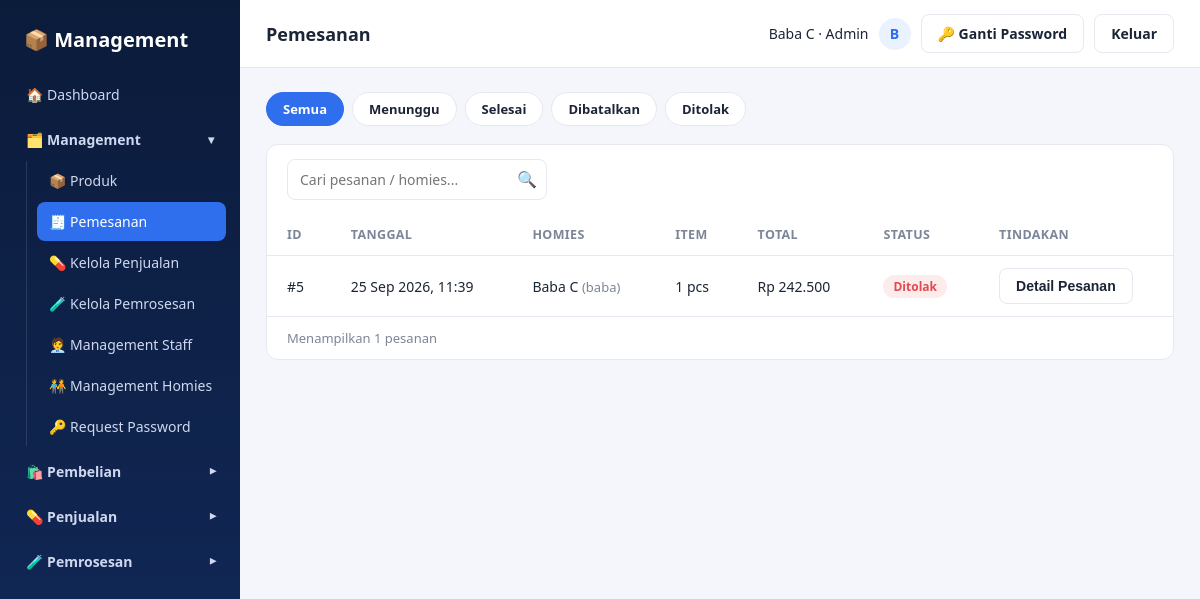
/pemesanan/pemesanan.php (signed in), run on the app's committed database.
### tables this page shows
CREATE TABLE `pesanan` (
  `id` int(11) NOT NULL,
  `user_id` int(11) NOT NULL,
  `total` decimal(14,2) NOT NULL DEFAULT '0.00',
  `catatan` varchar(255) DEFAULT NULL,
  `status` enum('menunggu','selesai','dibatalkan','ditolak') NOT NULL DEFAULT 'menunggu',
  `created_at` timestamp NOT NULL DEFAULT CURRENT_TIMESTAMP,
  `updated_at` timestamp NOT NULL DEFAULT CURRENT_TIMESTAMP ON UPDATE CURRENT_TIMESTAMP
);

CREATE TABLE `users` (
  `id` int(11) NOT NULL,
  `username` varchar(50) NOT NULL,
  `password` varchar(255) NOT NULL,
  `full_name` varchar(100) NOT NULL,
  `phone` varchar(20) DEFAULT NULL,
  `discord_id` varchar(50) DEFAULT NULL,
  `role` enum('admin','staff','homies') NOT NULL DEFAULT 'homies',
  `status` enum('aktif','nonaktif') NOT NULL DEFAULT 'aktif',
  `must_change_password` tinyint(1) NOT NULL DEFAULT '0',
  `created_at` timestamp NOT NULL DEFAULT CURRENT_TIMESTAMP
);

### includes/auth.php (called while the page is built, shortened)
<?php
function current_user() {
    return [
        'id'        => $_SESSION['user_id'] ?? null,
        'username'  => $_SESSION['username'] ?? null,
        'full_name' => $_SESSION['full_name'] ?? null,
        'role'      => $_SESSION['role'] ?? null,
    ];
}
function status_label($status) {
    switch ($status) {
        case 'menunggu':   return 'Menunggu';
        case 'selesai':    return 'Selesai';
        case 'dibatalkan': return 'Dibatalkan';
        case 'ditolak':    return 'Ditolak';
    }
}
function role_label($role) {
    switch ($role) {
        case 'admin':  return 'Admin';
    }
}
function e($str) {
    return htmlspecialchars($str ?? '', ENT_QUOTES, 'UTF-8');
}
function rupiah($angka) {
    return 'Rp ' . number_format((float)$angka, 0, ',', '.');
}

### pemesanan/pemesanan.php (the view, shortened to what this page needs)
<?php
require_once __DIR__ . '/../includes/auth.php';
$base = '../';
$page_header = 'Pemesanan';
$statusList = ['menunggu', 'selesai', 'dibatalkan', 'ditolak'];
$filter = $_GET['status'] ?? '';
if (!in_array($filter, $statusList, true)) $filter = '';
$sql = "SELECT p.*, u.full_name, u.username, u.phone
        FROM pesanan p JOIN users u ON u.id = p.user_id";
if ($filter !== '') {
    $stmt = mysqli_prepare($conn, $sql . " WHERE p.status = ? ORDER BY p.created_at DESC, p.id DESC");
    mysqli_stmt_bind_param($stmt, 's', $filter);
    mysqli_stmt_execute($stmt);
    $res = mysqli_stmt_get_result($stmt);
} else {
    $res = mysqli_query($conn, $sql . " ORDER BY FIELD(p.status,'menunggu','selesai','dibatalkan','ditolak'), p.created_at DESC, p.id DESC");
}
$orders = [];
while ($row = mysqli_fetch_assoc($res)) {
    $st = mysqli_prepare($conn, "SELECT nama_produk, harga, qty, subtotal FROM pesanan_item WHERE pesanan_id = ? ORDER BY id ASC");
    $oid = (int)$row['id'];
    mysqli_stmt_bind_param($st, 'i', $oid);
    mysqli_stmt_execute($st);
    $rItems = mysqli_stmt_get_result($st);
    $items = [];
    while ($it = mysqli_fetch_assoc($rItems)) {
        $items[] = [
            'nama'     => $it['nama_produk'],
            'harga'    => rupiah($it['harga']),
            'qty'      => (int)$it['qty'],
            'subtotal' => rupiah($it['subtotal']),
        ];
    }
    $row['items'] = $items;
    $orders[] = $row;
}
include __DIR__ . '/../includes/header.php';
?>
<div class="chip-row">
    <a class="chip <?= $filter === '' ? 'active' : '' ?>" href="pemesanan.php">Semua</a>
    <?php foreach ($statusList as $s): ?>
        <a class="chip <?= $filter === $s ? 'active' : '' ?>" href="pemesanan.php?status=<?= e($s) ?>"><?= e(status_label($s)) ?></a>
    <?php endforeach; ?>
</div>
<div class="panel">
    <div class="panel-toolbar">
        <div class="search-box">
            <input type="text" placeholder="Cari pesanan / homies..." data-table-search="#pemesananTable">
            <span class="icon">🔍</span>
        </div>
    </div>
    <table class="data-table" id="pemesananTable">
        <thead>
            <tr>
                <th>ID</th>
                <th>Tanggal</th>
                <th>Homies</th>
                <th>Item</th>
                <th>Total</th>
                <th>Status</th>
                <th>Tindakan</th>
            </tr>
        </thead>
        <tbody>
            <?php if (empty($orders)): ?>
                <tr><td colspan="7" style="text-align:center; color:var(--text-muted);">Belum ada pesanan.</td></tr>
            <?php else: foreach ($orders as $o):
                $detail = [
                    'id'       => (int)$o['id'],
                    'tanggal'  => date('d M Y, H:i', strtotime($o['created_at'])),
                    'homies'   => $o['full_name'],
                    'username' => $o['username'],
                    'phone'    => $o['phone'] ?: '-',
                    'catatan'  => $o['catatan'] ?: '',
                    'status'   => $o['status'],
                    'status_label' => status_label($o['status']),
                    'total'    => rupiah($o['total']),
                    'items'    => $o['items'],
                ];
            ?>
                <tr>
                    <td>#<?= (int)$o['id'] ?></td>
                    <td><?= e(date('d M Y, H:i', strtotime($o['created_at']))) ?></td>
                    <td><?= e($o['full_name']) ?> <span class="muted">(<?= e($o['username']) ?>)</span></td>
                    <td><?= array_sum(array_column($o['items'], 'qty')) ?> pcs</td>
                    <td><?= rupiah($o['total']) ?></td>
                    <td><span class="badge badge-<?= e($o['status']) ?>"><?= e(status_label($o['status'])) ?></span></td>
                    <td>
                        <button type="button" class="btn btn-outline" data-order-detail="<?= e(json_encode($detail, JSON_UNESCAPED_UNICODE)) ?>">Detail Pesanan</button>
                    </td>
                </tr>
            <?php endforeach; endif; ?>
        </tbody>
    </table>
    <div class="table-footer">Menampilkan <?= count($orders) ?> pesanan</div>
</div>
<?php include __DIR__ . '/../includes/footer.php'; ?>

### includes/header.php (shortened to what this page needs)
<?php
$me = current_user();
?>
<!DOCTYPE html>
<html lang="id">
<head>
<link rel="stylesheet" href="<?= e($base) ?>assets/css/style.css">
</head>
<body>
<div class="app-shell">
    <?php include __DIR__ . '/sidebar.php'; ?>
    <div class="main-area">
        <div class="topbar">
            <div class="page-title"><?= e($page_header ?? '') ?></div>
            <div class="user-chip">
                <span class="user-info"><?= e($me['full_name']) ?> · <?= e(role_label($me['role'])) ?></span>
                <div class="avatar"><?= e(strtoupper(substr($me['full_name'] ?? '?', 0, 1))) ?></div>
                <a class="btn btn-outline user-action" href="<?= e($base) ?>ganti_password.php">🔑 Ganti Password</a>
                <a class="btn btn-outline user-action" href="<?= e($base) ?>logout.php">Keluar</a>
            </div>
        </div>
        <div class="content">

### assets/css/style.css (style rules this page uses)
:root { --navy-900: #0b1b3a; --navy-800: #122a5c; --blue-600: #2f6fed; --blue-50: #eaf1ff; --green-600: #2fb344; --green-700: #259238; --red-600: #e5484d; --text-main: #1c2536; --text-muted: #7c8698; --border: #e6e9f0; --bg-app: #f4f6fb; --white: #ffffff; --radius: 12px; }
* { box-sizing: border-box; }
body { margin: 0; font-family: 'Segoe UI', Roboto, Helvetica, Arial, sans-serif; background: var(--bg-app); color: var(--text-main); }
a { text-decoration: none; color: inherit; }
.app-shell { display: flex; min-height: 100vh; }
.main-area { flex: 1; min-width: 0; display: flex; flex-direction: column; }
.topbar { background: var(--white); border-bottom: 1px solid var(--border); padding: 14px 26px; display: flex; align-items: center; justify-content: space-between; }
.topbar .page-title { font-size: 18px; font-weight: 700; }
.topbar .user-chip { display: flex; align-items: center; gap: 10px; font-size: 14px; }
.topbar .user-chip .avatar { width: 32px; height: 32px; border-radius: 50%; background: var(--blue-50); color: var(--blue-600); display: flex; align-items: center; justify-content: center; font-weight: 700; }
.content { padding: 24px 26px; flex: 1; }
.panel { background: var(--white); border: 1px solid var(--border); border-radius: var(--radius); margin-bottom: 20px; }
.panel-toolbar { padding: 14px 20px; display: flex; align-items: center; justify-content: space-between; gap: 12px; flex-wrap: wrap; }
.search-box { position: relative; width: 260px; max-width: 100%; }
.search-box input { width: 100%; padding: 9px 34px 9px 12px; border: 1px solid var(--border); border-radius: 8px; font-size: 14px; }
.search-box .icon { position: absolute; right: 10px; top: 9px; color: var(--text-muted); }
.btn { display: inline-flex; align-items: center; gap: 6px; padding: 9px 16px; border-radius: 8px; border: none; font-size: 14px; font-weight: 600; cursor: pointer; }
.btn-outline { background: #fff; border: 1px solid var(--border); color: var(--text-main); }
table.data-table { width: 100%; border-collapse: collapse; }
table.data-table th, table.data-table td { padding: 12px 20px; text-align: left; font-size: 14px; border-bottom: 1px solid var(--border); }
table.data-table th { color: var(--text-muted); font-weight: 600; font-size: 12.5px; text-transform: uppercase; letter-spacing: 0.03em; }
.table-footer { padding: 12px 20px; font-size: 13px; color: var(--text-muted); }
.badge { display: inline-block; padding: 3px 10px; border-radius: 999px; font-size: 12px; font-weight: 600; }
input[type=text], input[type=number], input[type=password], input[type=tel], select { padding: 10px 12px; border: 1px solid var(--border); border-radius: 8px; font-size: 14px; width: 100%; font-family: inherit; }
.muted { color: var(--text-muted); font-size: 13px; }
.chip-row { display: flex; gap: 8px; flex-wrap: wrap; margin-bottom: 18px; }
.chip { padding: 7px 16px; border-radius: 999px; font-size: 13px; font-weight: 600; background: #fff; border: 1px solid var(--border); color: var(--text-main); }
.chip.active { background: var(--blue-600); border-color: var(--blue-600); color: #fff; }
.badge-ditolak { background: #fdecec; color: var(--red-600); }
.topbar .page-title { min-width: 0; overflow: hidden; text-overflow: ellipsis; white-space: nowrap; }
.topbar .user-chip { flex-shrink: 0; }

### data on the page
pesanan: user.full_name "Baba C", user.full_name "B", id "5", created_at "25 Sep 2026, 11:39", user.username "baba", array_sum(array_column($o['items'], 'qty')) "1", total "Rp 242.500", status "Ditolak"

### other printed values
$page_header "Pemesanan"
role_label($me['role']) "Admin"
status_label($s) "Menunggu"
status_label($s) "Selesai"
status_label($s) "Dibatalkan"
status_label($s) "Ditolak"
count($orders) "1"
